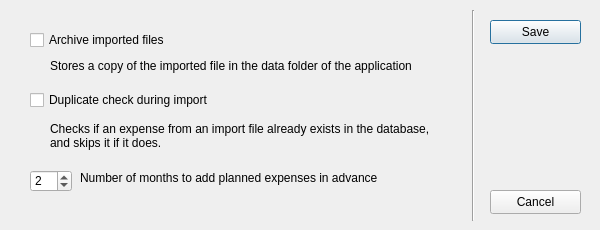
<?xml version="1.0" encoding="UTF-8"?>
<ui version="4.0">
 <class>dlg_settings</class>
 <widget class="QDialog" name="dlg_settings">
  <property name="geometry">
   <rect>
    <x>0</x>
    <y>0</y>
    <width>600</width>
    <height>230</height>
   </rect>
  </property>
  <property name="sizePolicy">
   <sizepolicy hsizetype="Fixed" vsizetype="Fixed">
    <horstretch>0</horstretch>
    <verstretch>0</verstretch>
   </sizepolicy>
  </property>
  <property name="minimumSize">
   <size>
    <width>600</width>
    <height>230</height>
   </size>
  </property>
  <property name="maximumSize">
   <size>
    <width>600</width>
    <height>230</height>
   </size>
  </property>
  <property name="windowTitle">
   <string>Settings</string>
  </property>
  <widget class="QCheckBox" name="chk_archive">
   <property name="geometry">
    <rect>
     <x>30</x>
     <y>30</y>
     <width>261</width>
     <height>20</height>
    </rect>
   </property>
   <property name="text">
    <string>Archive imported files</string>
   </property>
  </widget>
  <widget class="QLabel" name="label">
   <property name="geometry">
    <rect>
     <x>50</x>
     <y>50</y>
     <width>391</width>
     <height>31</height>
    </rect>
   </property>
   <property name="text">
    <string>Stores a copy of the imported file in the data folder of the application</string>
   </property>
  </widget>
  <widget class="QCheckBox" name="chk_duplicate_check">
   <property name="geometry">
    <rect>
     <x>30</x>
     <y>90</y>
     <width>211</width>
     <height>20</height>
    </rect>
   </property>
   <property name="text">
    <string>Duplicate check during import</string>
   </property>
  </widget>
  <widget class="QLabel" name="label_2">
   <property name="geometry">
    <rect>
     <x>50</x>
     <y>120</y>
     <width>381</width>
     <height>31</height>
    </rect>
   </property>
   <property name="text">
    <string>Checks if an expense from an import file already exists in the database, and skips it if it does.</string>
   </property>
   <property name="wordWrap">
    <bool>true</bool>
   </property>
  </widget>
  <widget class="QSpinBox" name="spn_months_planned">
   <property name="geometry">
    <rect>
     <x>30</x>
     <y>170</y>
     <width>42</width>
     <height>22</height>
    </rect>
   </property>
   <property name="minimum">
    <number>1</number>
   </property>
   <property name="maximum">
    <number>12</number>
   </property>
   <property name="value">
    <number>2</number>
   </property>
  </widget>
  <widget class="QLabel" name="label_3">
   <property name="geometry">
    <rect>
     <x>80</x>
     <y>170</y>
     <width>341</width>
     <height>16</height>
    </rect>
   </property>
   <property name="text">
    <string>Number of months to add planned expenses in advance</string>
   </property>
  </widget>
  <widget class="Line" name="line">
   <property name="geometry">
    <rect>
     <x>463</x>
     <y>10</y>
     <width>20</width>
     <height>211</height>
    </rect>
   </property>
   <property name="orientation">
    <enum>Qt::Vertical</enum>
   </property>
  </widget>
  <widget class="QPushButton" name="btn_save">
   <property name="geometry">
    <rect>
     <x>490</x>
     <y>20</y>
     <width>91</width>
     <height>24</height>
    </rect>
   </property>
   <property name="text">
    <string>Save</string>
   </property>
  </widget>
  <widget class="QPushButton" name="btn_cancel">
   <property name="geometry">
    <rect>
     <x>490</x>
     <y>190</y>
     <width>91</width>
     <height>24</height>
    </rect>
   </property>
   <property name="text">
    <string>Cancel</string>
   </property>
  </widget>
 </widget>
 <resources/>
 <connections/>
</ui>
